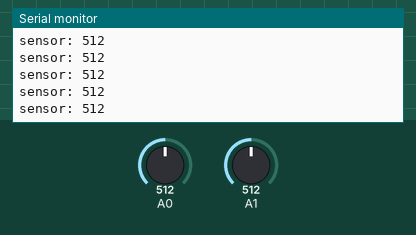
Recording of a sketch running on a simulated Arduino Uno, built with avr-gcc and run on an emulated ATmega328P. On the bench: the last lines printed to the serial monitor. The inputs (shaded band) are chosen by the test bench; at power-on: A0 = 512, A1 = 512.

Above: at 1.2 s.
1.3 s: A0 set to 523
At 2.1 s:
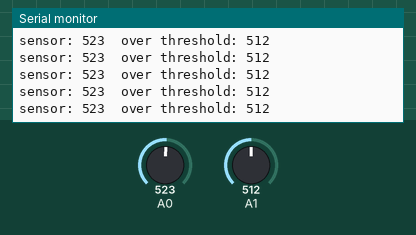
3.3 s: A0 set to 991
At 4.0 s:
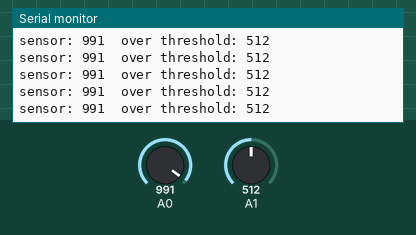
6.3 s: A0 set to 1013
At 7.4 s:
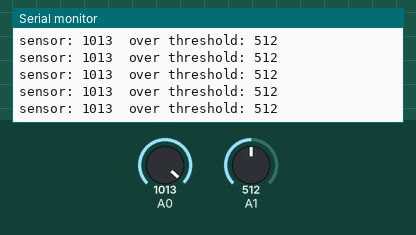
15.3 s: A1 set to 890
At 15.9 s:
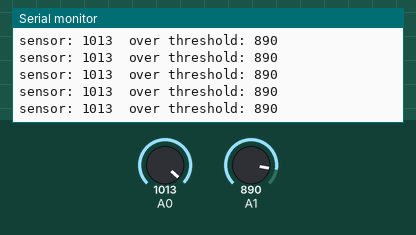
18.3 s: A1 set to 917
At 19.4 s:
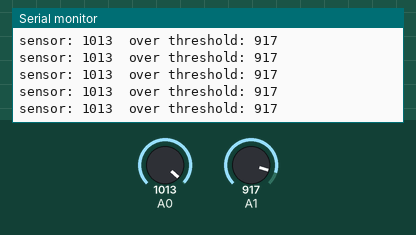
Timing chart, 0 to 20.8 s (numbered marks = the images above; inputs shaded):
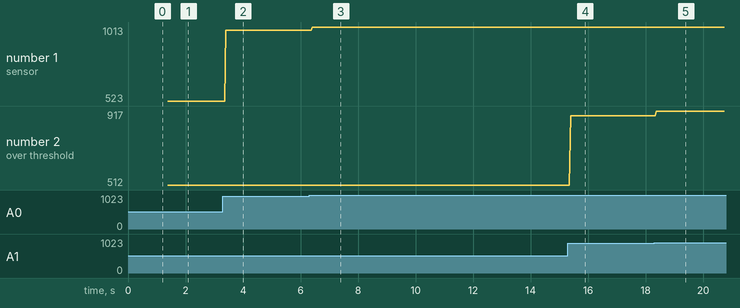

Measured:
- the behaviour switches between 512 and 513 on A0 (found by bisection; images 0 and 1)
- after the input at 1.3 s, the serial monitor: prints a new line after 0.08 s (image 1)
- after the input at 3.3 s, the serial monitor: prints a new line after 0.10 s (image 2)
- after the input at 6.3 s, the serial monitor: prints a new line after 0.10 s (image 3)
- after the input at 15.3 s, the serial monitor: prints a new line after 0.09 s (image 4)
- after the input at 18.3 s, the serial monitor: prints a new line after 0.08 s (image 5)
- plotted number 1: 523 → 991 after the input at 3.3 s, 991 → 1013 after the input at 6.3 s
- plotted number 2: 512 → 890 after the input at 15.3 s, 890 → 917 after the input at 18.3 s

The sketch:

TuningPotentiometer.ino
```cpp
/*
  Tuning the sensitivity of a light sensor
  with a potentiometer

   created by Tom Igoe
   8 Mar 2020
*/


void setup() {
  Serial.begin(9600);
}

void loop() {
  // read the sensor:
  int lightSensor = analogRead(A0);
  // 1 ms delay to stabilize ADC:
  delay(1);
  // read the tuning potentiometer:
  int threshold = analogRead(A1);
  // print the sensor val:
  Serial.print("sensor: " + String(lightSensor));
  // if the sensor val is over the threshold, print that:
  if (lightSensor > threshold) {
    Serial.print("  over threshold: " + String(threshold));
  }
  // end of line:
  Serial.println();
}
```
